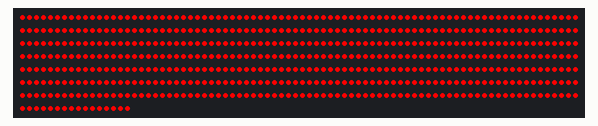
A sketch run on a simulated Arduino Uno, built with avr-gcc and run on an emulated ATmega328P. Shown: 576 RGB LEDs in strip order, left to right, continuing on the next row. Dim RGB values are drawn brighter than linear.

Above: at 0.08 s.
At 4.98 s:
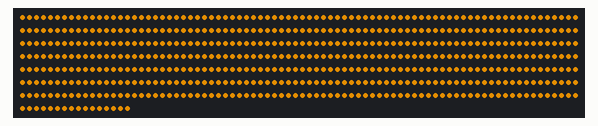
At 9.99 s:
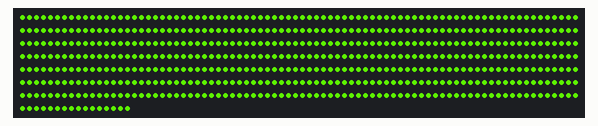
At 19.9 s:
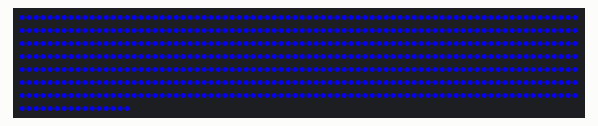
At 27.49 s:
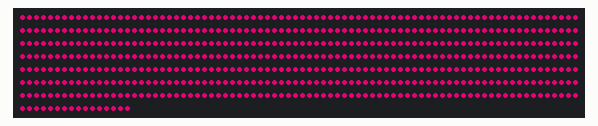
At 39.85 s:
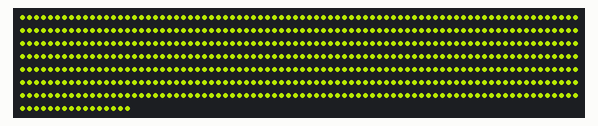

The sketch:

HueFade.ino
```cpp
#include <FastLED.h>

#define LED_COUNT 576

CRGB leds[LED_COUNT];

void setup() {
  FastLED.addLeds<NEOPIXEL, 6>(leds,  LED_COUNT);
}

void loop() {
  static uint8_t hue = 0;
  FastLED.showColor(CHSV(hue++, 255, 255));
  delay(100);
}
```
